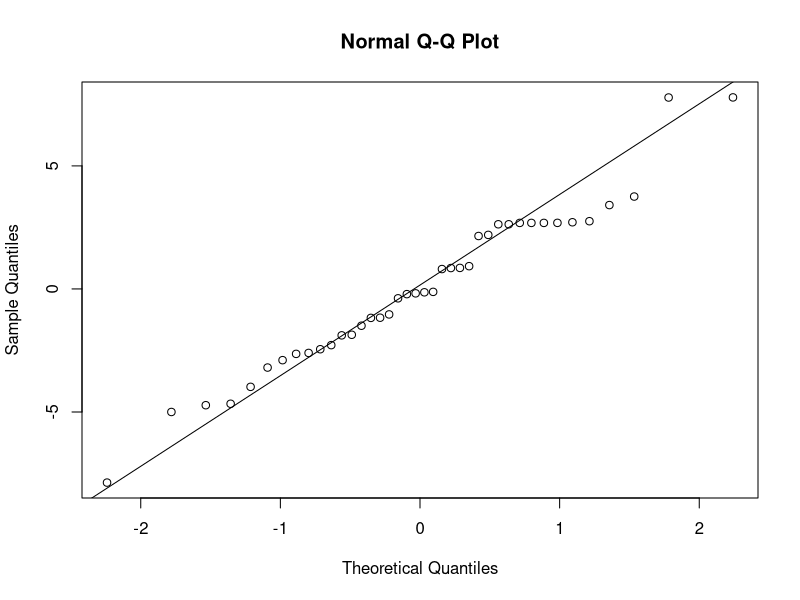
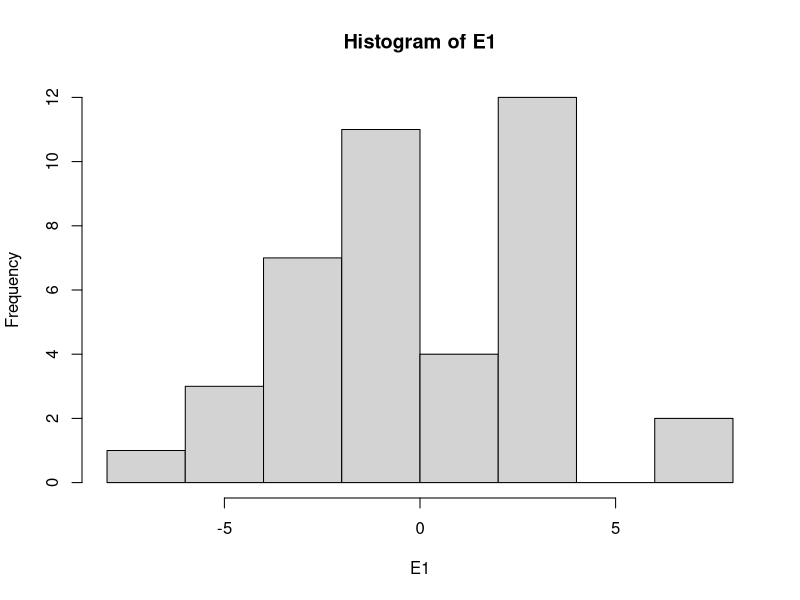
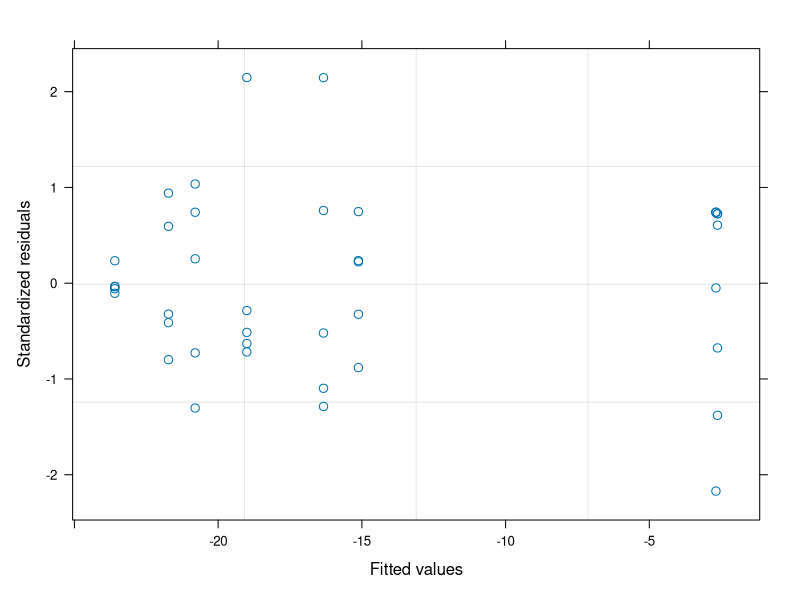

Write the R code that produced these figures, in order. (Note: this script raises an error after producing the figures.)
#Author:  Clay Arango
#Creation date: 10-Feb-19
#Script to analyze NDS data from Summer 2018 NDS work with S. Roley and A. Alexiades

#packages
install.packages("nlme")
install.packages("nortest")
install.packages("dplyr")
install.packages("multcomp")
install.packages("MASS")
install.packages("ggplot2")
library(nlme)
library(nortest)
library(dplyr)
library(multcomp)
library(MASS)
library(ggplot2)

#Load data
mab_fall <- read.table(file="mab_fall.csv", header=T, sep=",")

#set variable
d = mab_fall

#evaluate data to make sure factors are correct
names(d)
unique(d$nutrient) #control, N, NP, NPSi, NSi, P, PSi, Si
unique(d$N) #should be 0 and 1
unique(d$P) #should be 0 and 1
unique(d$Si) #should be 0 and 1
unique(d$top) #should be "sponge" and "glass"
#if need to change, use recode function below. 
d$top<-recode(d$top, "cellulose" ="sponge")
str(d)

#convert N and P vand Si alues (0 or 1 for absence or presence) to factors
d$N<-as.factor(d$N)
d$P<-as.factor(d$P)
d$Si<-as.factor(d$Si)
str(d)

#subset data into gpp and cr response
d.cr = subset(d, top=="sponge", data=d)
d.gpp = subset(d, top=="glass", data=d)

#calculate nrr for cr
x = aggregate(d.cr[,8], list(d.cr$nutrient), mean, na.rm=T)
x
d.cr$cr.nrr = d.cr$cr.area/-21.727991 #is there a prettier way to do this?

#calculate nrr for gpp
x = aggregate(d.gpp[,9], list(d.gpp$nutrient), mean, na.rm=T)
x
d.gpp$gpp.nrr = d.gpp$gpp.area/3.3947683 #is there a prettier way to do this?

############################################################
#analyze RESPIRATION data
############################################################

M1<-gls(cr.area~N*P*Si, data=d.cr, na.action=na.omit)
E1<-residuals(M1)
qqnorm(E1)
qqline(E1)
ad.test(E1)
   #residuals are normally distributed
hist(E1)  
plot(M1)

plot(filter(d.cr, !is.na(cr.area)) %>% dplyr::select(nutrient), 
     E1, xlab="nutrient", ylab="Residuals")
bartlett.test(cr.area~nutrient, data=d.cr)
   #variance test is bad, but close

anova(M1)
  
x <- group_by(d.cr, nutrient) %>%  # Grouping function causes subsequent functions to aggregate by season and reach
  summarize(cr.mean = abs(mean(cr.area, na.rm = TRUE)), # na.rm = TRUE to remove missing values
            cr.sd=abs(sd(cr.area, na.rm = TRUE)),  # na.rm = TRUE to remove missing values
            n = sum(!is.na(cr.area)), # of observations, excluding NAs. 
            cr.se=cr.sd/sqrt(n))

ggplot(data=x, aes(x=nutrient, y=cr.mean)) + 
  geom_bar(stat="identity", position=position_dodge(), color = "black") + 
  geom_errorbar(aes(ymin=cr.mean, ymax=cr.mean+cr.se), width=0.2, 
                position=position_dodge(0.9)) + 
  xlab("Nutrient") +
  ylab(expression(Respiration~(ug~O[2]~m^{-2}~h^{-1}))) +
  ylim(0,20) +
  labs(fill="Light") +
  theme_bw() +
  theme(panel.grid.major=element_blank(),
        panel.grid.minor=element_blank(),
        legend.title=element_text(size=6),
        legend.key=element_blank(), 
        legend.position=c(0.5,0.95), 
        legend.text=element_text(size=8), 
        legend.background=element_blank(), 
        legend.direction="horizontal", 
        legend.key.size=unit(0.3, "cm"), 
        axis.title.y=element_text(size=8), 
        axis.title.x=element_text(size=8), 
        axis.text.x=element_text(size=8))

#ggsave('output/figures/Ring_fall.tiff',
#       units="in",
#       width=3.25,
#       height=3.25,
#       dpi=1200,
#       compression="lzw")

############################################################
#analyze the PRODUCTION data
############################################################

M1<-gls(gpp.area~N*P*Si, data=d.gpp, na.action=na.omit) 
E1<-residuals(M1)
qqnorm(E1)
qqline(E1)
ad.test(E1)
   #residuals are not normal but close

hist(E1, xlab="residuals", main="")
plot(M1)

plot(filter(d.gpp, !is.na(gpp.area)) %>% dplyr::select(nutrient), 
     E1, xlab="nutrient", ylab="Residuals")
bartlett.test(gpp.area~nutrient, data=d.gpp)
   #bad but close

anova(M1)
  
x <- group_by(d.gpp, nutrient) %>%  # Grouping function causes subsequent functions to aggregate by season and reach
  summarize(gpp.mean = abs(mean(gpp.area, na.rm = TRUE)), # na.rm = TRUE to remove missing values
            gpp.sd=abs(sd(gpp.area, na.rm = TRUE)),  # na.rm = TRUE to remove missing values
            n = sum(!is.na(gpp.area)), # of observations, excluding NAs. 
            gpp.se=gpp.sd/sqrt(n))

ggplot(data=x, aes(x=nutrient, y=gpp.mean)) + 
  geom_bar(stat="identity", position=position_dodge(), color = "black") + 
  geom_errorbar(aes(ymin=gpp.mean, ymax=gpp.mean+gpp.se), width=0.2, 
                position=position_dodge(0.9)) + 
  xlab("Nutrient") +
  ylab(expression(Production~(ug~O[2]~m^{-2}~h^{-1}))) +
  labs(fill="Light") +
  theme_bw() +
  theme(panel.grid.major=element_blank(),
        panel.grid.minor=element_blank(), 
        legend.title=element_text(size=6), 
        legend.key=element_blank(),  
        legend.position=c(0.5,0.95),  
        legend.text=element_text(size=8),  
        legend.background=element_blank(),  
        legend.direction="horizontal",  
        legend.key.size=unit(0.3, "cm"),  
        axis.title.y=element_text(size=8),  
        axis.title.x=element_text(size=8),  
        axis.text.x=element_text(size=8))

#ggsave('output/figures/gppByNutrient.tiff',
#       units="in",
#       width=3.25,
#       height=3.25,
#       dpi=1200,
#       compression="lzw")


#BELOW HERE IS NOT EDITED





############################################################
#analyze the CHL-A biomass on disks

M1<-gls(chla~N*P*light, data=roza_sum.chla, na.action=na.omit)
E1<-residuals(M1)
qqnorm(E1)
qqline(E1)
ad.test(E1)
  #residuals look bad (p=0.001)
hist(E1)
plot(M1)

vf1 = varIdent(form = ~ 1|N*P)
vf2 = varIdent(form = ~ 1|light)
vf3 = varIdent(form = ~ 1|N*P*light)
vf4 = varPower(form = ~ fitted(.)) 
vf5 = varExp(form = ~ fitted(.))
vf6 = varConstPower(form = ~ fitted(.))
vf7 = varExp(form = ~ fitted(.)|nutrient)

M2<-gls(chla~N*P*light, data=roza_sum.chla, na.action=na.omit, weights=vf1)
M3<-gls(chla~N*P*light, data=roza_sum.chla, na.action=na.omit, weights=vf2)
M4<-gls(chla~N*P*light, data=roza_sum.chla, na.action=na.omit, weights=vf3)
M5<-gls(chla~N*P*light, data=roza_sum.chla, na.action=na.omit, weights=vf4)
M6<-gls(chla~N*P*light, data=roza_sum.chla, na.action=na.omit, weights=vf5)
M7<-gls(chla~N*P*light, data=roza_sum.chla, na.action=na.omit, weights=vf6)
M8<-gls(chla~N*P*light, data=roza_sum.chla, na.action=na.omit, weights=vf7)

anova(M1,M2,M3,M4,M5,M6,M7,M8)

#M3 is best on AIC

E3<-residuals(M3)
qqnorm(E3)
qqline(E3)
ad.test(E3)
#residuals are not normal (p=0.001)
hist(E3, xlab="residuals", main="")
plot(M3)
  #hist and plot look good

plot(filter(roza_sum.chla, !is.na(chla)) %>% dplyr::select(light), 
     E3, xlab="light", ylab="Residuals")
bartlett.test(chla~light, data=roza_sum.chla)

plot(filter(roza_sum.chla, !is.na(chla)) %>% dplyr::select(nutrient), 
     E3, xlab="nutrient", ylab="Residuals")
bartlett.test(chla~nutrient, data=roza_sum.chla)

anova(M3)

#light is significant and N and P separately interact with light

x<-roza_sum.chla[complete.cases(roza_sum.chla$chla),]

with(x, 
     interaction.plot(nutrient,light,chla, 
                      ylim=c(0,1.5),lty=c(1,12),lwd=2,ylab="Chlorophyll a", 
                      xlab="Nutrient", trace.label="Light"))

x <- group_by(roza_sum.chla, nutrient, light) %>%  # Grouping function causes subsequent functions to aggregate by season and reach
  summarize(chla.mean = mean(chla, na.rm = TRUE), # na.rm = TRUE to remove missing values
            chla.sd=sd(chla, na.rm = TRUE),  # na.rm = TRUE to remove missing values
            n = sum(!is.na(chla)), # of observations, excluding NAs. 
            chla.se=chla.sd/sqrt(n))

ggplot(data=x, 
       aes(x=nutrient, y=chla.mean, fill=light)) + 
  geom_bar(stat="identity", position=position_dodge(), color = "black") + 
  geom_errorbar(aes(ymin=chla.mean, ymax=chla.mean+chla.se), width=0.2, 
                position=position_dodge(0.9)) + 
  scale_fill_manual(values=c("white","black")) +
  xlab("Nutrient") +
  ylab(expression(Chlorophyll~a~(ug~cm^{-2}))) +
  ylim(0,1.7) +
  labs(fill="Light") +
  theme_bw() +
  theme(panel.grid.major=element_blank(), 
        panel.grid.minor=element_blank(), 
        legend.title=element_text(size=6), 
        legend.key=element_blank(), 
        legend.position=c(0.5,0.95), 
        legend.text=element_text(size=8), 
        legend.background=element_blank(), 
        legend.direction="horizontal", 
        legend.key.size=unit(0.3, "cm"), 
        axis.title.y=element_text(size=8), 
        axis.title.x=element_text(size=8), 
        axis.text.x=element_text(size=8))

ggsave('output/figures/chlaByNutrientLight.tiff',
       units="in",
       width=3.25,
       height=3.25,
       dpi=1200,
       compression="lzw")



############################################################
############################################################
#calculate nrr mean and standard error
x1 <- group_by(roza_sum, nutrient, light) %>%  # Grouping function causes subsequent functions to aggregate by season and reach
  summarize(chla.nrr.mean = mean(chla.nrr, na.rm = TRUE), # na.rm = TRUE to remove missing values
            chla.nrr.sd=sd(chla.nrr, na.rm = TRUE),  # na.rm = TRUE to remove missing values
            chla.n = sum(!is.na(chla.nrr)), # of observations, excluding NAs. 
            chla.nrr.se=chla.nrr.sd/sqrt(chla.n))


x2 <- group_by(roza_sum, nutrient, light) %>%  # Grouping function causes subsequent functions to aggregate by season and reach
  summarize(gpp.nrr.mean = mean(gpp.nrr, na.rm = TRUE), # na.rm = TRUE to remove missing values
            gpp.nrr.sd=sd(gpp.nrr, na.rm = TRUE),  # na.rm = TRUE to remove missing values
            gpp.n = sum(!is.na(gpp.nrr)), # of observations, excluding NAs. 
            gpp.nrr.se=gpp.nrr.sd/sqrt(gpp.n))

x3 <- group_by(roza_sum, nutrient, light) %>%  # Grouping function causes subsequent functions to aggregate by season and reach
  summarize(cr.nrr.mean = mean(cr.nrr, na.rm = TRUE), # na.rm = TRUE to remove missing values
            cr.nrr.sd=sd(cr.nrr, na.rm = TRUE),  # na.rm = TRUE to remove missing values
            cr.n = sum(!is.na(cr.nrr)), # of observations, excluding NAs. 
            cr.nrr.se=cr.nrr.sd/sqrt(cr.n))

roza_sum.nrr<-cbind(x1,x2,x3)
roza_sum.nrr <- roza_sum.nrr[, !duplicated(colnames(roza_sum.nrr))]
write.csv(roza_sum.nrr, "roza_sum.nrr.csv")
